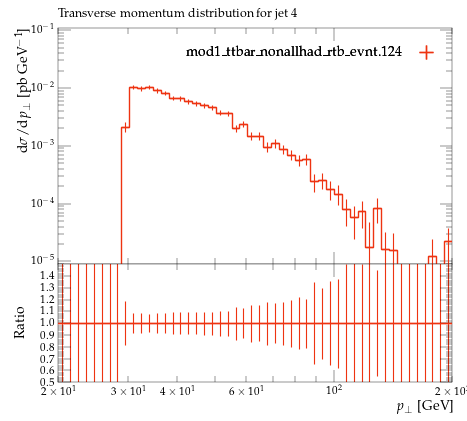

Source code (Python):
#! /usr/bin/env python

# This Python script was auto-generated using YODA v2.0.2.
# Analysis object: /MC_TTBAR/onelep_jet_4_pT
# Timestamp: 07-08-2026 (10:19:45)

import matplotlib as mpl
import matplotlib.pyplot as plt
mpl.use('Agg') # comment out for interactive use
import os
import numpy as np

plotDir = os.path.split(os.path.realpath(__file__))[0]
if 'YODA_USER_PLOT_PATH' in globals():
    plot_outdir = globals()['YODA_USER_PLOT_PATH']
else:
    plot_outdir = plotDir

#plot style
plt.style.use(os.path.join(plotDir, '../default.mplstyle'))
# plot metadata
figW, figH = plt.rcParams['figure.figsize']
ax_xLabel = r'$p_\perp$ [GeV]'
ax_yLabel = r'$\mathrm{d}\sigma/\mathrm{d}p_\perp$ [pb GeV$^{-1}$]'
ax_title  = r'Transverse momentum distribution for jet 4'
ax_xScale = 'log'
ax_yScale = 'log'
xLims = (20.0, 200.0)
yLims = (9e-06, 0.11000000000000001)

# TeX-friendly labels for the legend
labels = {
    'legend' : ([ r"mod1\_ttbar\_nonallhad\_rtb\_evnt.124" ], r""),
}

# Adjust canvas width and height
canvasW = 10.0
canvasH = 9.0
figW *= canvasW/10.
figH *= canvasH/9.

# Create figure and axis objects
fig, (ax, ratio0_ax) = plt.subplots(2, 1, sharex=True,
                  figsize=(figW,figH), gridspec_kw={'height_ratios': (6.0, 3.0)})

# Set figure margins
plt.subplots_adjust(
    left   = 1.0 * plt.rcParams['figure.subplot.left'],
    right  = 1.0 * plt.rcParams['figure.subplot.right'],
    top    = 1.0 * plt.rcParams['figure.subplot.top'],
    bottom = 1.0 * plt.rcParams['figure.subplot.bottom'])

ratio0_ax.yaxis.set_major_locator(mpl.ticker.MultipleLocator(0.1))
ratio0_ax.set_ylim(0.5, 1.4999)
ratio0_ax.set_ylabel('Ratio')

# the numerical data is stored in a separate file
dataf = dict()
prefix = os.path.split(__file__)[0]
if prefix:    prefix = prefix + '/'
exec(open(prefix+'onelep_jet_4_pT__data.py').read(), dataf)


legend_handles = dict() # keep track of handles for the legend

# style options for curves
# starts at zorder>=5 to draw curve on top of legend
styles = {
  'mod1_ttbar_nonallhad_rtb_evnt.124.yoda.gz': {
    'color' : '#EE3311',
    'linestyle' : '-',
    'linewidth' : 1,
    'marker' : 'none',
    'markersize' : 2,
    'capsize' : 0.0,
    'zorder' : 5,
    'histstyle' : 1,
    'drawstyle' : 'steps-pre',
    'xerrorbars' : 1,
    'yerrorbars' : 1,
    'fillcolor' : None,
    'fillopacity' : 1.0,
    'ratio0_linestyle' : '-',
    'ratio0_linewidth' : 1,
    'ratio0_marker' : 'none',
    'ratio0_markersize' : 2,
    'ratio0_capsize' : 0.0,
    'ratio0_zorder' : 5,
    'ratio0_histstyle' : 1,
    'ratio0_drawstyle' : 'steps-pre',
    'ratio0_xerrorbars' : 1,
    'ratio0_yerrorbars' : 1,
  },
}

# curve from input yoda files in main panel
for label, yvals in dataf['yvals'].items():
    if all(np.isnan(v) for v in dataf['yvals'][label]):
        continue
    tmp = None
    if styles[label]['histstyle']: # draw as histogram
        xpos = dataf['xedges'][label] if styles[label]['drawstyle'] else dataf['xpoints'][label]
        ypos = np.insert(yvals, 0, yvals[0]) if styles[label]['drawstyle'] else yvals
        if styles[label]['fillcolor']: # fill area below curve
            ax.fill_between(xpos, ypos, step='pre',
                            color=styles[label]['fillcolor'],
                            alpha=styles[label]['fillopacity'])
        tmp, = ax.plot(xpos, ypos,
                       color=styles[label]['color'],
                       linestyle=styles[label]['linestyle'],
                       linewidth=styles[label]['linewidth'],
                       drawstyle=styles[label]['drawstyle'], solid_joinstyle='miter',
                       zorder=styles[label]['zorder'], label=label)
    tmp = ax.errorbar(dataf['xpoints'][label], yvals,
                      xerr=np.array(dataf['xerrs'][label])*styles[label]['xerrorbars'],
                      yerr=np.array(dataf['yerrs'][label])*styles[label]['yerrorbars'],
                      fmt=styles[label]['marker'], capsize=styles[label]['capsize'],
                      markersize=styles[label]['markersize'],
                      ecolor=styles[label]['color'],
                      color=styles[label]['color'], zorder=styles[label]['zorder'])
    tmp[-1][0].set_linestyle(styles[label]['linestyle'])
    tmp[-1][0].set_linewidth(styles[label]['linewidth'])
    if label in dataf['add_legend_handle']:  legend_handles[label] = tmp
    for varLabel in dataf['variation_yvals'].keys():
        if varLabel.startswith(label):
            tmp, = ax.plot(dataf['xedges'][label], dataf['variation_yvals'][varLabel],
                           color=styles[label]['color'],
                           linestyle=styles[label]['linestyle'],
                           linewidth=styles[label]['linewidth'],
                           drawstyle='steps-pre', solid_joinstyle='miter',
                           zorder=styles[label]['zorder'], alpha=0.5)


# plots on ratio panel
# curve from input yoda files in ratio panel
for label, yvals in dataf['ratio0_yvals'].items():
    if all(np.isnan(v) for v in yvals):
        continue
    if styles[label]['ratio0_histstyle']: # plot as histogram
        xpos = dataf['xedges']['mod1_ttbar_nonallhad_rtb_evnt.124.yoda.gz'] if styles[label]['ratio0_drawstyle'] else dataf['xpoints']['mod1_ttbar_nonallhad_rtb_evnt.124.yoda.gz']
        ypos = np.insert(yvals, 0, yvals[0]) if styles[label]['ratio0_drawstyle'] else yvals
        ratio0_ax.plot(xpos, ypos,
                       color=styles[label]['color'],
                       linewidth=styles[label]['linewidth'],
                       linestyle=styles[label]['ratio0_linestyle'],
                       drawstyle=styles[label]['ratio0_drawstyle'], zorder=styles[label]['zorder'],
                       solid_joinstyle='miter')
    tmp = ratio0_ax.errorbar(dataf['xpoints']['mod1_ttbar_nonallhad_rtb_evnt.124.yoda.gz'], yvals,
                             xerr=np.array(dataf['ref_xerrs'])*styles[label]['ratio0_xerrorbars'],
                             yerr=np.array(dataf['ratio0_yerrs'][label])*styles[label]['ratio0_yerrorbars'],
                             fmt=styles[label]['ratio0_marker'], capsize=styles[label]['ratio0_capsize'],
                             markersize=styles[label]['ratio0_markersize'],
                             ecolor=styles[label]['color'],
                             color=styles[label]['color'])
    tmp[-1][0].set_linestyle(styles[label]['ratio0_linestyle'])
    tmp[-1][0].set_linewidth(styles[label]['ratio0_linewidth'])

    for varlabel in dataf['ratio0_variation_vals'].keys():
        if varlabel.startswith(label):
            ratio0_ax.plot(dataf['xedges']['mod1_ttbar_nonallhad_rtb_evnt.124.yoda.gz'],
                            dataf['ratio0_variation_vals'][varlabel],
                            color=styles[label]['color'],
                            linestyle=styles[label]['linestyle'],
                            linewidth=styles[label]['linewidth'],
                            drawstyle='steps-pre', solid_joinstyle='miter',
                            zorder=1, alpha=0.5)

legend_items = list(legend_handles.values())
ax.add_artist(ax.legend(legend_items,
                        labels['legend'][0],
                        title=labels['legend'][1],
                        alignment='right',
                        loc='upper right',
                        bbox_to_anchor=(1.0, 0.97),markerfirst=False))

# set plot metadata as defined above
ratio0_ax.set_xlabel(ax_xLabel)
ratio0_ax.xaxis.set_label_coords(1., -0.15)
ax.set_ylabel(ax_yLabel, ha='right', va='top')
ax.yaxis.set_label_coords(-0.11, 1.0)
ax.set_title(ax_title, loc='left')
ax.set_xscale(ax_xScale)
ax.set_yscale(ax_yScale)
ax.set_xlim(xLims)
ax.set_ylim(yLims)

# tick formatting
plt.rcParams['xtick.top'] = True
plt.rcParams['ytick.right'] = True
ax.yaxis.set_major_locator(mpl.ticker.LogLocator(base=10.0, numticks=np.inf))
ax.yaxis.set_minor_locator(mpl.ticker.LogLocator(
                           base=10.0, subs=np.arange(0.1, 1, 0.1), numticks=np.inf))
fig.align_ylabels((ax, ratio0_ax))
plt.savefig(os.path.join(plot_outdir, 'onelep_jet_4_pT.pdf'), format='PDF')
plt.savefig(os.path.join(plot_outdir, 'onelep_jet_4_pT.png'), format='PNG')

plt.close(fig)
